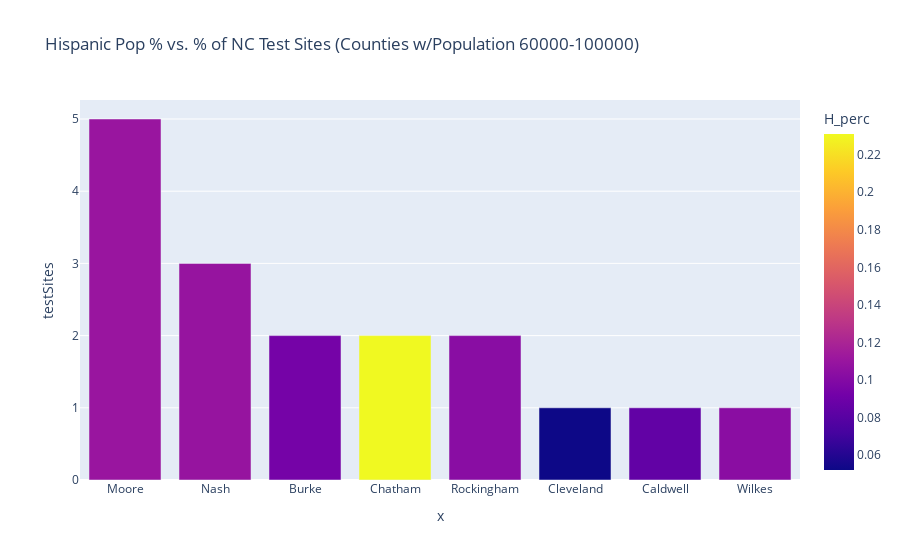

Here is the notebook cell this chart was saved with:
### Code cell
comb_test_hisp["H_perc"] = comb_test_hisp["H_perc"].astype(float)
fig = px.bar(comb_test_hisp[comb_test_hisp.totPop_class=='60000-100000'], \
             x=comb_test_hisp[comb_test_hisp.totPop_class=='60000-100000'].index, \
             y='testSites',\
             hover_data=['H_perc', 'testSites'],
            color='H_perc',
            title='Hispanic Pop % vs. % of NC Test Sites (Counties w/Population 60000-100000)')
fig.show()

### Figure 1 — Plotly figure (JSON) as saved in the notebook; plotly's stock layout.template omitted (floating-point values rounded to 4 significant figures)
{"data": [{"alignmentgroup": "True", "customdata": [[0.1103, 5], [0.1089, 3], [0.09344, 2], [0.231, 2], [0.1026, 2], [0.05203, 1], [0.08443, 1], [0.1031, 1]], "hovertemplate": "x=%{x}<br>testSites=%{customdata[1]}<br>H_perc=%{marker.color}<extra></extra>", "legendgroup": "", "marker": {"color": [0.1103, 0.1089, 0.09344, 0.231, 0.1026, 0.05203, 0.08443, 0.1031], "coloraxis": "coloraxis"}, "name": "", "offsetgroup": "", "orientation": "v", "showlegend": false, "textposition": "auto", "type": "bar", "x": ["Moore", "Nash", "Burke", "Chatham", "Rockingham", "Cleveland", "Caldwell", "Wilkes"], "xaxis": "x", "y": [5, 3, 2, 2, 2, 1, 1, 1], "yaxis": "y"}], "layout": {"barmode": "relative", "coloraxis": {"colorbar": {"title": {"text": "H_perc"}}, "colorscale": [[0, "#0d0887"], [0.1111, "#46039f"], [0.2222, "#7201a8"], [0.3333, "#9c179e"], [0.4444, "#bd3786"], [0.5556, "#d8576b"], [0.6667, "#ed7953"], [0.7778, "#fb9f3a"], [0.8889, "#fdca26"], [1, "#f0f921"]]}, "legend": {"tracegroupgap": 0}, "title": {"text": "Hispanic Pop % vs. % of NC Test Sites (Counties w/Population 60000-100000)"}, "xaxis": {"anchor": "y", "domain": [0, 1], "title": {"text": "x"}}, "yaxis": {"anchor": "x", "domain": [0, 1], "title": {"text": "testSites"}}}}
